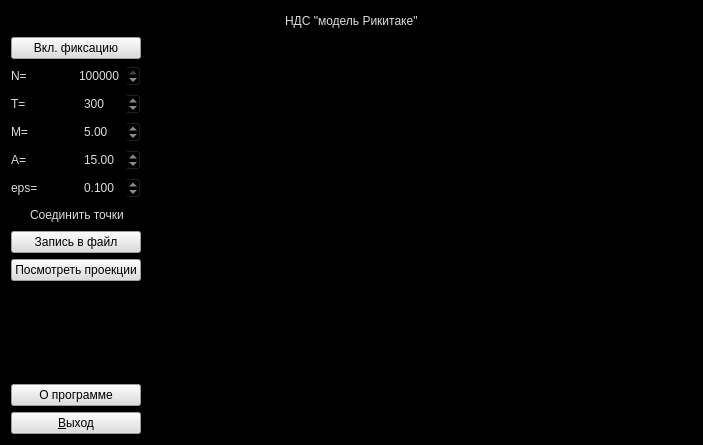
<?xml version="1.0" encoding="UTF-8"?>
<ui version="4.0">
 <class>Form0</class>
 <widget class="QMainWindow" name="Form0">
  <property name="windowModality">
   <enum>Qt::ApplicationModal</enum>
  </property>
  <property name="geometry">
   <rect>
    <x>0</x>
    <y>0</y>
    <width>703</width>
    <height>445</height>
   </rect>
  </property>
  <property name="windowTitle">
   <string>Модель Рикитаки</string>
  </property>
  <property name="windowIcon">
   <iconset resource="resources.qrc">
    <normaloff>:/me.jpg</normaloff>:/me.jpg</iconset>
  </property>
  <property name="styleSheet">
   <string notr="true">background-color: rgb(0, 0, 0);</string>
  </property>
  <widget class="QWidget" name="centralWidget">
   <layout class="QGridLayout" name="gridLayout">
    <item row="0" column="0" colspan="2">
     <layout class="QHBoxLayout" name="horizontalLayout_6">
      <item>
       <spacer name="horizontalSpacer">
        <property name="orientation">
         <enum>Qt::Horizontal</enum>
        </property>
        <property name="sizeHint" stdset="0">
         <size>
          <width>40</width>
          <height>20</height>
         </size>
        </property>
       </spacer>
      </item>
      <item>
       <widget class="QLabel" name="label_4">
        <property name="styleSheet">
         <string notr="true">font: 26pt &quot;MS Shell Dlg 2&quot;;
color: rgb(221, 221, 221);</string>
        </property>
        <property name="text">
         <string>НДС &quot;модель Рикитаке&quot;</string>
        </property>
       </widget>
      </item>
      <item>
       <spacer name="horizontalSpacer_2">
        <property name="orientation">
         <enum>Qt::Horizontal</enum>
        </property>
        <property name="sizeHint" stdset="0">
         <size>
          <width>40</width>
          <height>20</height>
         </size>
        </property>
       </spacer>
      </item>
     </layout>
    </item>
    <item row="1" column="0">
     <layout class="QVBoxLayout" name="verticalLayout">
      <item>
       <widget class="QPushButton" name="dynbut">
        <property name="styleSheet">
         <string notr="true">background-color: rgb(221, 221, 221);
color: rgb(0, 0, 0);</string>
        </property>
        <property name="text">
         <string>Вкл. фиксацию</string>
        </property>
       </widget>
      </item>
      <item>
       <layout class="QHBoxLayout" name="horizontalLayout">
        <item>
         <widget class="QLabel" name="label">
          <property name="styleSheet">
           <string notr="true">color: rgb(221, 221, 221);</string>
          </property>
          <property name="text">
           <string>N=</string>
          </property>
         </widget>
        </item>
        <item>
         <widget class="QSpinBox" name="spinBox">
          <property name="styleSheet">
           <string notr="true">color: rgb(221, 221, 221);</string>
          </property>
          <property name="suffix">
           <string/>
          </property>
          <property name="minimum">
           <number>5000</number>
          </property>
          <property name="maximum">
           <number>500000</number>
          </property>
          <property name="singleStep">
           <number>1000</number>
          </property>
          <property name="value">
           <number>100000</number>
          </property>
          <property name="displayIntegerBase">
           <number>10</number>
          </property>
         </widget>
        </item>
       </layout>
      </item>
      <item>
       <layout class="QHBoxLayout" name="horizontalLayout_2">
        <item>
         <widget class="QLabel" name="label_2">
          <property name="styleSheet">
           <string notr="true">color: rgb(221, 221, 221);</string>
          </property>
          <property name="text">
           <string>T=</string>
          </property>
         </widget>
        </item>
        <item>
         <widget class="QSpinBox" name="spinBox_2">
          <property name="styleSheet">
           <string notr="true">color: rgb(221, 221, 221);</string>
          </property>
          <property name="maximum">
           <number>1000</number>
          </property>
          <property name="singleStep">
           <number>5</number>
          </property>
          <property name="value">
           <number>300</number>
          </property>
         </widget>
        </item>
       </layout>
      </item>
      <item>
       <layout class="QHBoxLayout" name="horizontalLayout_4">
        <item>
         <widget class="QLabel" name="label_6">
          <property name="styleSheet">
           <string notr="true">color: rgb(221, 221, 221);</string>
          </property>
          <property name="text">
           <string>M=</string>
          </property>
         </widget>
        </item>
        <item>
         <widget class="QDoubleSpinBox" name="doubleSpinBox_3">
          <property name="styleSheet">
           <string notr="true">color: rgb(221, 221, 221);</string>
          </property>
          <property name="minimum">
           <double>0.010000000000000</double>
          </property>
          <property name="singleStep">
           <double>0.500000000000000</double>
          </property>
          <property name="value">
           <double>5.000000000000000</double>
          </property>
         </widget>
        </item>
       </layout>
      </item>
      <item>
       <layout class="QHBoxLayout" name="horizontalLayout_5">
        <item>
         <widget class="QLabel" name="label_5">
          <property name="styleSheet">
           <string notr="true">color: rgb(221, 221, 221);</string>
          </property>
          <property name="text">
           <string>A=</string>
          </property>
         </widget>
        </item>
        <item>
         <widget class="QDoubleSpinBox" name="doubleSpinBox_2">
          <property name="styleSheet">
           <string notr="true">color: rgb(221, 221, 221);</string>
          </property>
          <property name="singleStep">
           <double>0.500000000000000</double>
          </property>
          <property name="value">
           <double>15.000000000000000</double>
          </property>
         </widget>
        </item>
       </layout>
      </item>
      <item>
       <layout class="QHBoxLayout" name="horizontalLayout_3">
        <item>
         <widget class="QLabel" name="label_3">
          <property name="styleSheet">
           <string notr="true">color: rgb(221, 221, 221);</string>
          </property>
          <property name="text">
           <string>eps=</string>
          </property>
         </widget>
        </item>
        <item>
         <widget class="QDoubleSpinBox" name="doubleSpinBox">
          <property name="styleSheet">
           <string notr="true">color: rgb(221, 221, 221);</string>
          </property>
          <property name="decimals">
           <number>3</number>
          </property>
          <property name="maximum">
           <double>1.000000000000000</double>
          </property>
          <property name="singleStep">
           <double>0.001000000000000</double>
          </property>
          <property name="value">
           <double>0.100000000000000</double>
          </property>
         </widget>
        </item>
       </layout>
      </item>
      <item>
       <widget class="QCheckBox" name="checkBox">
        <property name="styleSheet">
         <string notr="true">color: rgb(221, 221, 221);</string>
        </property>
        <property name="text">
         <string>Соединить точки</string>
        </property>
       </widget>
      </item>
      <item>
       <widget class="QPushButton" name="pushButton_2">
        <property name="styleSheet">
         <string notr="true">background-color: rgb(221, 221, 221);
color: rgb(0, 0, 0);</string>
        </property>
        <property name="text">
         <string>Запись в файл</string>
        </property>
       </widget>
      </item>
      <item>
       <widget class="QPushButton" name="pushButton_3">
        <property name="styleSheet">
         <string notr="true">background-color: rgb(221, 221, 221);</string>
        </property>
        <property name="text">
         <string>Посмотреть проекции</string>
        </property>
       </widget>
      </item>
      <item>
       <spacer name="verticalSpacer">
        <property name="orientation">
         <enum>Qt::Vertical</enum>
        </property>
        <property name="sizeHint" stdset="0">
         <size>
          <width>20</width>
          <height>40</height>
         </size>
        </property>
       </spacer>
      </item>
      <item>
       <widget class="QPushButton" name="pushButton_4">
        <property name="styleSheet">
         <string notr="true">background-color: rgb(221, 221, 221);
color: rgb(0, 0, 0);</string>
        </property>
        <property name="text">
         <string>О программе</string>
        </property>
       </widget>
      </item>
      <item>
       <widget class="QPushButton" name="pushButton">
        <property name="styleSheet">
         <string notr="true">background-color: rgb(221, 221, 221);
color: rgb(0, 0, 0);</string>
        </property>
        <property name="text">
         <string>&amp;Выход</string>
        </property>
       </widget>
      </item>
     </layout>
    </item>
    <item row="1" column="1">
     <widget class="GLWidget" name="widget" native="true">
      <property name="sizePolicy">
       <sizepolicy hsizetype="Expanding" vsizetype="Expanding">
        <horstretch>0</horstretch>
        <verstretch>0</verstretch>
       </sizepolicy>
      </property>
     </widget>
    </item>
   </layout>
  </widget>
 </widget>
 <layoutdefault spacing="6" margin="11"/>
 <customwidgets>
  <customwidget>
   <class>GLWidget</class>
   <extends>QWidget</extends>
   <header>glwidget.h</header>
   <container>1</container>
  </customwidget>
 </customwidgets>
 <resources>
  <include location="resources.qrc"/>
 </resources>
 <connections>
  <connection>
   <sender>pushButton</sender>
   <signal>clicked()</signal>
   <receiver>Form0</receiver>
   <slot>close()</slot>
   <hints>
    <hint type="sourcelabel">
     <x>33</x>
     <y>434</y>
    </hint>
    <hint type="destinationlabel">
     <x>71</x>
     <y>378</y>
    </hint>
   </hints>
  </connection>
  <connection>
   <sender>doubleSpinBox</sender>
   <signal>valueChanged(double)</signal>
   <receiver>Form0</receiver>
   <slot>changeEps(double)</slot>
   <hints>
    <hint type="sourcelabel">
     <x>120</x>
     <y>211</y>
    </hint>
    <hint type="destinationlabel">
     <x>71</x>
     <y>228</y>
    </hint>
   </hints>
  </connection>
  <connection>
   <sender>doubleSpinBox_3</sender>
   <signal>valueChanged(double)</signal>
   <receiver>Form0</receiver>
   <slot>changeM(double)</slot>
   <hints>
    <hint type="sourcelabel">
     <x>120</x>
     <y>159</y>
    </hint>
    <hint type="destinationlabel">
     <x>72</x>
     <y>257</y>
    </hint>
   </hints>
  </connection>
  <connection>
   <sender>doubleSpinBox_2</sender>
   <signal>valueChanged(double)</signal>
   <receiver>Form0</receiver>
   <slot>changeM(double)</slot>
   <hints>
    <hint type="sourcelabel">
     <x>120</x>
     <y>185</y>
    </hint>
    <hint type="destinationlabel">
     <x>71</x>
     <y>291</y>
    </hint>
   </hints>
  </connection>
  <connection>
   <sender>spinBox_2</sender>
   <signal>valueChanged(int)</signal>
   <receiver>Form0</receiver>
   <slot>changeT(int)</slot>
   <hints>
    <hint type="sourcelabel">
     <x>120</x>
     <y>133</y>
    </hint>
    <hint type="destinationlabel">
     <x>70</x>
     <y>325</y>
    </hint>
   </hints>
  </connection>
  <connection>
   <sender>spinBox</sender>
   <signal>valueChanged(int)</signal>
   <receiver>Form0</receiver>
   <slot>changeN(int)</slot>
   <hints>
    <hint type="sourcelabel">
     <x>120</x>
     <y>107</y>
    </hint>
    <hint type="destinationlabel">
     <x>71</x>
     <y>350</y>
    </hint>
   </hints>
  </connection>
  <connection>
   <sender>checkBox</sender>
   <signal>clicked()</signal>
   <receiver>Form0</receiver>
   <slot>changeLines()</slot>
   <hints>
    <hint type="sourcelabel">
     <x>106</x>
     <y>235</y>
    </hint>
    <hint type="destinationlabel">
     <x>68</x>
     <y>211</y>
    </hint>
   </hints>
  </connection>
  <connection>
   <sender>dynbut</sender>
   <signal>clicked()</signal>
   <receiver>Form0</receiver>
   <slot>changeMode()</slot>
   <hints>
    <hint type="sourcelabel">
     <x>47</x>
     <y>81</y>
    </hint>
    <hint type="destinationlabel">
     <x>86</x>
     <y>216</y>
    </hint>
   </hints>
  </connection>
  <connection>
   <sender>pushButton_2</sender>
   <signal>clicked()</signal>
   <receiver>Form0</receiver>
   <slot>save()</slot>
   <hints>
    <hint type="sourcelabel">
     <x>80</x>
     <y>264</y>
    </hint>
    <hint type="destinationlabel">
     <x>20</x>
     <y>380</y>
    </hint>
   </hints>
  </connection>
  <connection>
   <sender>pushButton_4</sender>
   <signal>clicked()</signal>
   <receiver>Form0</receiver>
   <slot>help()</slot>
   <hints>
    <hint type="sourcelabel">
     <x>80</x>
     <y>396</y>
    </hint>
    <hint type="destinationlabel">
     <x>99</x>
     <y>337</y>
    </hint>
   </hints>
  </connection>
  <connection>
   <sender>pushButton_3</sender>
   <signal>clicked()</signal>
   <receiver>Form0</receiver>
   <slot>graph()</slot>
   <hints>
    <hint type="sourcelabel">
     <x>99</x>
     <y>278</y>
    </hint>
    <hint type="destinationlabel">
     <x>98</x>
     <y>306</y>
    </hint>
   </hints>
  </connection>
 </connections>
 <slots>
  <slot>changeN(int)</slot>
  <slot>changeT(int)</slot>
  <slot>changeA(double)</slot>
  <slot>changeM(double)</slot>
  <slot>changeEps(double)</slot>
  <slot>changeLines()</slot>
  <slot>changeMode()</slot>
  <slot>save()</slot>
  <slot>help()</slot>
  <slot>graph()</slot>
 </slots>
</ui>
